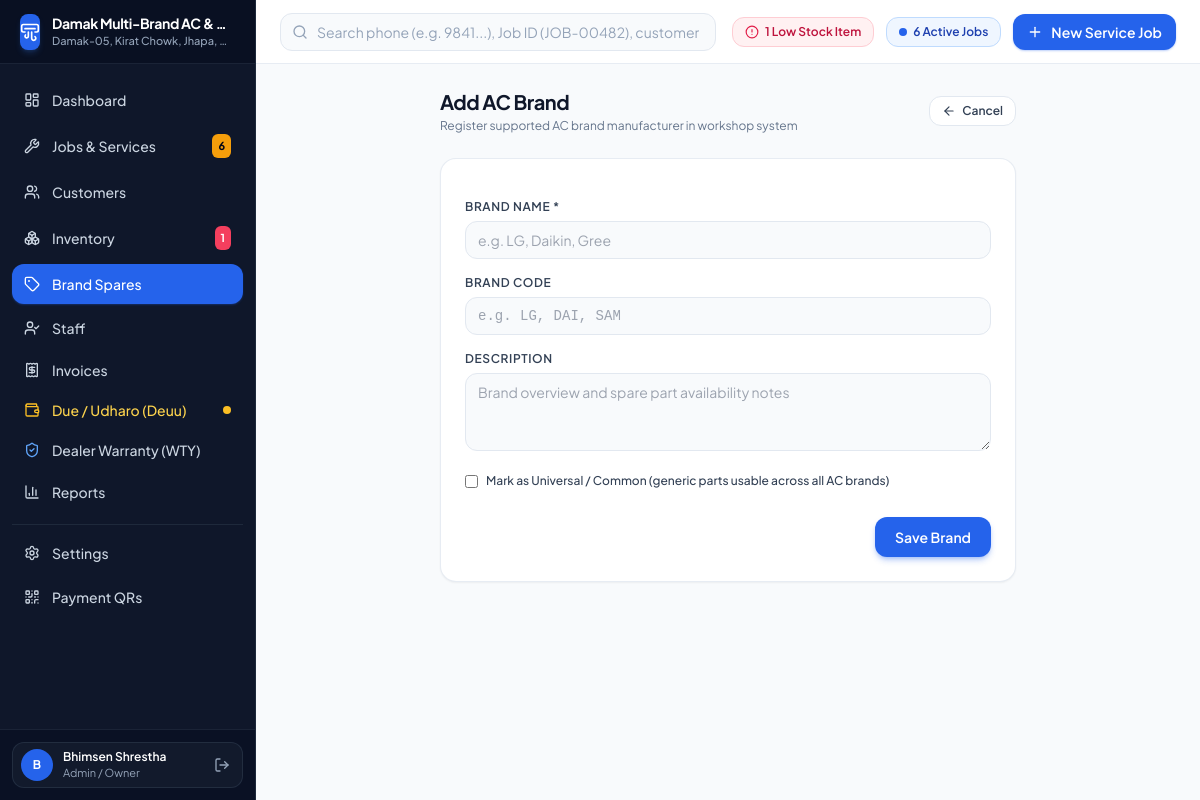
The page /inventory/brands/new/ (signed in) on the database its author committed.
### core/models.py (models this page shows, shortened)
class Business(models.Model):
    name = models.CharField(max_length=150, default="Damak Multi-Brand AC & Appliance Service Center")
    tagline = models.CharField(max_length=200, default="Expert AC, Refrigerator, Washing Machine & Cooler Service")
    owner_name = models.CharField(max_length=100, default="Workshop Owner")
    phone = models.CharField(max_length=30, default="9842622354")
    alt_phone = models.CharField(max_length=30, blank=True, default="023-580123")
    email = models.EmailField(blank=True, default="service@damakappliances.com")
    address = models.CharField(max_length=255, default="Damak-05, Kirat Chowk, Jhapa, Nepal")
    pan_number = models.CharField(max_length=50, blank=True, default="304859201")
    currency_symbol = models.CharField(max_length=10, default="Rs.")
    created_at = models.DateTimeField(auto_now_add=True)
    updated_at = models.DateTimeField(auto_now=True)
    class Meta:
        verbose_name_plural = "Businesses"

### accounts/models.py (models this page shows, shortened)
class StaffProfile(models.Model):
    ROLE_CHOICES = [
        ('ADMIN', 'Admin / Owner'),
        ('TECHNICIAN', 'Technician / Staff'),
    ]
    STATUS_CHOICES = [
        ('AVAILABLE', 'Available'),
        ('WORKING', 'Working'),
        ('ON_LEAVE', 'On Leave'),
    ]
    user = models.OneToOneField(User, on_delete=models.CASCADE, related_name='staff_profile')
    business = models.ForeignKey(Business, on_delete=models.CASCADE, related_name='staff_members')
    role = models.CharField(max_length=20, choices=ROLE_CHOICES, default='TECHNICIAN')
    phone = models.CharField(max_length=20, blank=True)
    emergency_contact = models.CharField(max_length=20, blank=True)
    address = models.CharField(max_length=255, blank=True, default="")
    status = models.CharField(max_length=20, choices=STATUS_CHOICES, default='AVAILABLE')
    specialization = models.CharField(max_length=200, blank=True, default="Multi-Brand Inverter & Split AC")
    avatar = models.ImageField(upload_to='avatars/', blank=True, null=True)
    joining_date = models.DateField(auto_now_add=True)
    notes = models.TextField(blank=True)
    class Meta:
        ordering = ['user__first_name', 'user__username']

### inventory/views.py (the view, shortened to what this page needs)
# urls.py: path('brands/new/', views.brand_create_view, name='brand_create'),
@admin_required
def brand_create_view(request):
    workshop = Business.objects.first()
    return render(request, 'inventory/brand_form.html', {'action': 'Add'})

### core/context_processors.py (called while the page is built)
def workshop_context(request):
    workshop = Business.objects.first()
    context = {
        'workshop': workshop,
        'low_stock_count': 0,
        'active_jobs_count': 0,
        'staff_profile': None,
    }
    if workshop:
        context['low_stock_count'] = InventoryItem.objects.filter(
            business=workshop,
            quantity__lte=models_f_expression()
        ).count() if hasattr(InventoryItem, 'objects') else 0
    if request.user.is_authenticated:
        if hasattr(request.user, 'staff_profile'):
            context['staff_profile'] = request.user.staff_profile
        if workshop:
            context['active_jobs_count'] = ServiceJob.objects.filter(
                business=workshop,
                status='IN_PROGRESS'
            ).count()
    return context

def models_f_expression():
    from django.db.models import F
    return F('minimum_stock')

### templates/inventory/brand_form.html (shortened to what this page needs)
{% extends 'base.html' %}
{% block content %}
<div class="max-w-xl mx-auto space-y-6">
    <div class="flex items-center justify-between">
        <div>
            <h1 class="text-xl font-bold text-slate-900 tracking-tight">Add AC Brand</h1>
            <p class="text-xs text-slate-500 mt-0.5">Register supported AC brand manufacturer in workshop system</p>
        </div>
        <a href="{% url 'inventory:brand_list' %}" class="inline-flex items-center gap-1.5 px-3 py-1.5 rounded-xl text-xs font-semibold bg-white border border-slate-200 text-slate-700 hover:bg-slate-50">
            <i data-lucide="arrow-left" class="w-3.5 h-3.5"></i>
            <span>Cancel</span>
        </a>
    </div>
    <form method="POST" class="bg-white rounded-2xl border border-slate-200/80 shadow-sm p-6 space-y-4">
        <div>
            <label class="block text-xs font-semibold text-slate-700 uppercase tracking-wider mb-1.5">Brand Name *</label>
            <input type="text" name="name" required placeholder="e.g. LG, Daikin, Gree" class="w-full px-3 py-2 text-sm bg-slate-50 border border-slate-200 rounded-xl focus:bg-white focus:outline-none focus:ring-2 focus:ring-blue-600/20 text-slate-800">
        </div>
        <div>
            <label class="block text-xs font-semibold text-slate-700 uppercase tracking-wider mb-1.5">Brand Code</label>
            <input type="text" name="code" placeholder="e.g. LG, DAI, SAM" class="w-full px-3 py-2 text-sm bg-slate-50 border border-slate-200 rounded-xl focus:bg-white focus:outline-none focus:ring-2 focus:ring-blue-600/20 text-slate-800 font-mono">
        </div>
        <div>
            <label class="block text-xs font-semibold text-slate-700 uppercase tracking-wider mb-1.5">Description</label>
            <textarea name="description" rows="3" placeholder="Brand overview and spare part availability notes" class="w-full px-3 py-2 text-sm bg-slate-50 border border-slate-200 rounded-xl focus:bg-white focus:outline-none focus:ring-2 focus:ring-blue-600/20 text-slate-800"></textarea>
        </div>
        <div class="flex items-center gap-2">
            <input type="checkbox" name="is_common" id="is_common" class="rounded border-slate-300 text-blue-600 focus:ring-blue-500">
            <label for="is_common" class="text-xs text-slate-700 font-medium">Mark as Universal / Common (generic parts usable across all AC brands)</label>
        </div>
        <div class="pt-3 flex justify-end">
            <button type="submit" class="px-5 py-2.5 bg-blue-600 hover:bg-blue-700 text-white text-sm font-semibold rounded-xl shadow-md shadow-blue-600/30 transition-all">
                Save Brand
            </button>
        </div>
    </form>
</div>
{% endblock %}

### templates/sidebar.html
{% load static %}
<aside class="w-64 bg-slate-900 border-r border-slate-800 text-slate-300 flex flex-col shrink-0 select-none z-30">
    <div class="h-16 px-5 flex items-center gap-3 border-b border-slate-800/80 bg-slate-950/40">
        <div class="w-9 h-9 rounded-lg bg-blue-600 flex items-center justify-center text-white shadow-md shadow-blue-500/20">
            <i data-lucide="air-vent" class="w-5 h-5"></i>
        </div>
        <div class="min-w-0">
            <h1 class="text-sm font-bold text-white tracking-tight truncate">{{ workshop.name|default:"AC Service Workshop" }}</h1>
            <p class="text-[11px] text-slate-400 font-medium truncate">{{ workshop.address|default:"Workshop Location" }}</p>
        </div>
    </div>
    <nav class="flex-1 px-3 py-4 space-y-1 overflow-y-auto sidebar-scroll">
        <a href="{% url 'core:dashboard' %}" class="flex items-center gap-3 px-3 py-2.5 rounded-xl text-sm font-medium transition-colors {% if request.resolver_match.url_name == 'dashboard' %}bg-blue-600 text-white shadow-sm shadow-blue-600/30{% else %}text-slate-300 hover:text-white hover:bg-slate-800/60{% endif %}">
            <i data-lucide="layout-dashboard" class="w-4 h-4"></i>
            <span>Dashboard</span>
        </a>
        <a href="{% url 'services:job_list' %}" class="flex items-center justify-between px-3 py-2.5 rounded-xl text-sm font-medium transition-colors {% if 'services' in request.resolver_match.app_names %}bg-blue-600 text-white shadow-sm shadow-blue-600/30{% else %}text-slate-300 hover:text-white hover:bg-slate-800/60{% endif %}">
            <div class="flex items-center gap-3">
                <i data-lucide="wrench" class="w-4 h-4"></i>
                <span>Jobs & Services</span>
            </div>
            {% if active_jobs_count > 0 %}
            <span class="px-1.5 py-0.5 text-[11px] font-bold rounded-md bg-amber-500 text-slate-950">{{ active_jobs_count }}</span>
            {% endif %}
        </a>
        <a href="{% url 'customers:customer_list' %}" class="flex items-center gap-3 px-3 py-2.5 rounded-xl text-sm font-medium transition-colors {% if 'customers' in request.resolver_match.app_names %}bg-blue-600 text-white shadow-sm shadow-blue-600/30{% else %}text-slate-300 hover:text-white hover:bg-slate-800/60{% endif %}">
            <i data-lucide="users" class="w-4 h-4"></i>
            <span>Customers</span>
        </a>
        <a href="{% url 'inventory:inventory_list' %}" class="flex items-center justify-between px-3 py-2.5 rounded-xl text-sm font-medium transition-colors {% if 'inventory' in request.resolver_match.app_names and 'brands' not in request.path %}bg-blue-600 text-white shadow-sm shadow-blue-600/30{% else %}text-slate-300 hover:text-white hover:bg-slate-800/60{% endif %}">
            <div class="flex items-center gap-3">
                <i data-lucide="boxes" class="w-4 h-4"></i>
                <span>Inventory</span>
            </div>
            {% if low_stock_count > 0 %}
            <span class="px-1.5 py-0.5 text-[11px] font-bold rounded-md bg-rose-500 text-white animate-pulse" title="{{ low_stock_count }} Low Stock Items">{{ low_stock_count }}</span>
            {% endif %}
        </a>
        <a href="{% url 'inventory:brand_list' %}" class="flex items-center gap-3 px-3 py-2.5 rounded-xl text-sm font-medium transition-colors {% if 'brands' in request.path %}bg-blue-600 text-white shadow-sm shadow-blue-600/30{% else %}text-slate-300 hover:text-white hover:bg-slate-800/60{% endif %}">
            <i data-lucide="tag" class="w-4 h-4"></i>
            <span>Brand Spares</span>
        </a>
        <a href="{% url 'accounts:staff_list' %}" class="flex items-center gap-3 px-3 py-2.5 rounded-xl text-sm font-medium transition-colors {% if 'staff' in request.path %}bg-blue-600 text-white shadow-sm shadow-blue-600/30{% else %}text-slate-300 hover:text-white hover:bg-slate-800/60{% endif %}">
            <i data-lucide="user-check" class="w-4 h-4"></i>
            <span>Staff</span>
        </a>
        <a href="{% url 'billing:invoice_list' %}" class="flex items-center gap-3 px-3 py-2 rounded-xl text-sm font-medium transition-colors {% if request.path == '/billing/' %}bg-blue-600 text-white shadow-sm shadow-blue-600/30{% else %}text-slate-300 hover:text-white hover:bg-slate-800/60{% endif %}">
            <i data-lucide="receipt" class="w-4 h-4"></i>
            <span>Invoices</span>
        </a>
        <a href="{% url 'billing:credit_ledger' %}" class="flex items-center justify-between px-3 py-2 rounded-xl text-sm font-medium transition-colors {% if 'due' in request.path %}bg-amber-600 text-white shadow-sm shadow-amber-600/30{% else %}text-amber-300 hover:text-white hover:bg-slate-800/60{% endif %}">
            <div class="flex items-center gap-3">
                <i data-lucide="wallet" class="w-4 h-4 text-amber-400"></i>
                <span>Due / Udharo (Deuu)</span>
            </div>
            <span class="w-2 h-2 rounded-full bg-amber-400"></span>
        </a>
        <a href="{% url 'billing:warranty_claims' %}" class="flex items-center gap-3 px-3 py-2 rounded-xl text-sm font-medium transition-colors {% if 'warranty-claims' in request.path or 'dealers' in request.path %}bg-blue-600 text-white shadow-sm shadow-blue-600/30{% else %}text-slate-300 hover:text-white hover:bg-slate-800/60{% endif %}">
            <i data-lucide="shield-check" class="w-4 h-4 text-blue-400"></i>
            <span>Dealer Warranty (WTY)</span>
        </a>
        <a href="{% url 'reports:reports_index' %}" class="flex items-center gap-3 px-3 py-2.5 rounded-xl text-sm font-medium transition-colors {% if 'reports' in request.resolver_match.app_names %}bg-blue-600 text-white shadow-sm shadow-blue-600/30{% else %}text-slate-300 hover:text-white hover:bg-slate-800/60{% endif %}">
            <i data-lucide="bar-chart-3" class="w-4 h-4"></i>
            <span>Reports</span>
        </a>
        <div class="pt-2 pb-1">
            <div class="h-px bg-slate-800"></div>
        </div>
        <a href="{% url 'core:settings' %}" class="flex items-center gap-3 px-3 py-2.5 rounded-xl text-sm font-medium transition-colors {% if 'settings' in request.path and 'payment-qr' not in request.path %}bg-blue-600 text-white shadow-sm shadow-blue-600/30{% else %}text-slate-300 hover:text-white hover:bg-slate-800/60{% endif %}">
            <i data-lucide="settings" class="w-4 h-4"></i>
            <span>Settings</span>
        </a>
        <a href="{% url 'core:payment_qr_settings' %}" class="flex items-center gap-3 px-3 py-2.5 rounded-xl text-sm font-medium transition-colors {% if 'payment-qr' in request.path %}bg-blue-600 text-white shadow-sm shadow-blue-600/30{% else %}text-slate-300 hover:text-white hover:bg-slate-800/60{% endif %}">
            <i data-lucide="qr-code" class="w-4 h-4"></i>
            <span>Payment QRs</span>
        </a>
    </nav>
    <div class="p-3 border-t border-slate-800/80 bg-slate-950/30">
        <div class="flex items-center justify-between px-2 py-1.5 rounded-xl bg-slate-800/40 border border-slate-700/50">
            <div class="flex items-center gap-2.5 min-w-0">
                <div class="w-8 h-8 rounded-full bg-blue-600 flex items-center justify-center text-white text-xs font-bold uppercase shrink-0">
                    {{ user.first_name|default:user.username|slice:":1" }}
                </div>
                <div class="min-w-0">
                    <p class="text-xs font-semibold text-white truncate">{{ user.get_full_name|default:user.username }}</p>
                    <p class="text-[11px] text-slate-400 capitalize truncate">{{ user.staff_profile.get_role_display|default:"Staff" }}</p>
                </div>
            </div>
            <a href="{% url 'accounts:logout' %}" title="Sign out" class="text-slate-400 hover:text-rose-400 transition-colors p-1">
                <i data-lucide="log-out" class="w-4 h-4"></i>
            </a>
        </div>
    </div>
</aside>

### templates/base.html (style rules this page uses)
body { font-family: 'Plus Jakarta Sans', -apple-system, BlinkMacSystemFont, "Segoe UI", Roboto, sans-serif; color: #1e293b; }

### rows shown on the page
Business: name "Damak Multi-Brand AC &…", address "Damak-05, Kirat Chowk, Jhapa,…"

### other values the page prints
{{ active_jobs_count }} "6"
{{ low_stock_count }} "1"
{{ user.first_name|default:user.username|slice:":1" }} "B"
{{ user.get_full_name|default:user.username }} "Bhimsen Shrestha"
{{ user.staff_profile.get_role_display|default:"Staff" }} "Admin / Owner"
{{ active_jobs_count|default:"0" }} "6"
